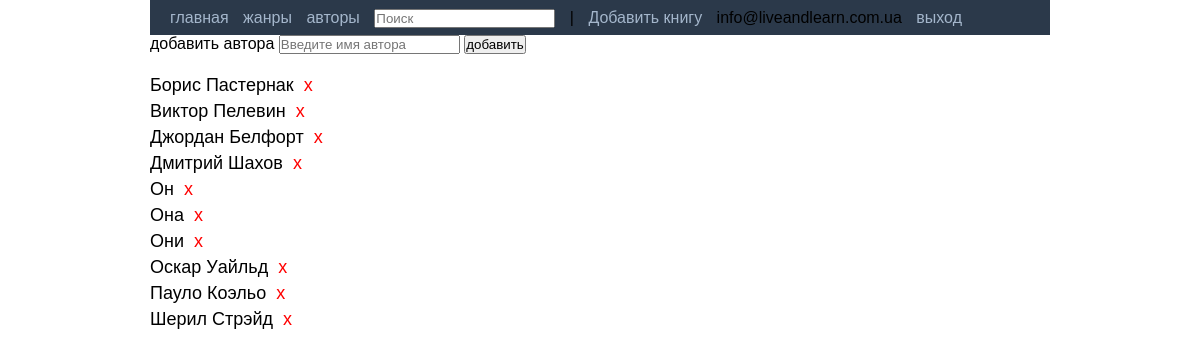
The app's page /admin/author.php with its own data.
### tables this page shows
CREATE TABLE IF NOT EXISTS `authors` (
  `author_id` int(5) unsigned NOT NULL AUTO_INCREMENT,
  `author_name` varchar(200) NOT NULL DEFAULT '',
  PRIMARY KEY (`author_id`),
  UNIQUE KEY `author_name` (`author_name`),
  UNIQUE KEY `author_name_2` (`author_name`),
  UNIQUE KEY `author_name_3` (`author_name`),
  UNIQUE KEY `author_name_4` (`author_name`)
);

### admin/author.php (the view, shortened to what this page needs)
<?
include __DIR__ . '/views/header.php';
include __DIR__ . '/views/add_author.php';
$id=dont_hack($_GET[id],int);
echo "<section class=\"authors\">";
if ( isset($_GET[id]) && !empty($_GET[id]) ) {
	$select_sql_1 = "SELECT * FROM authors WHERE author_id=$id";
	$result_1 = mysqli_query($db, $select_sql_1) or die(mysqli_error($db));
	$myrow_1 = mysqli_fetch_array($result_1, MYSQLI_ASSOC);
	echo "Вcе книги автора $myrow_1[author_name]:";
	$select_sql = "SELECT book FROM book_author WHERE author=$id";
	$result = mysqli_query($db, $select_sql) or die(mysqli_error($db));
	$how = mysqli_num_rows($result);
	if ($how == 0) {
		echo "<br> 0 результатов";
	}
	else{
		for ($i=0; $i < $how; $i++) {
			$myrow = mysqli_fetch_array($result, MYSQLI_ASSOC);
			$select_sql_2 = "SELECT * FROM books WHERE book_id=$myrow[book]";
			$result_2 = mysqli_query($db, $select_sql_2) or die(mysqli_error($db));
			$myrow_2 = mysqli_fetch_array($result_2, MYSQLI_ASSOC);
			echo "<h2><a href=\"/admin/book.php?id=$myrow_2[book_id]\">$myrow_2[book_title]</a></h2>";
		}
	}
}
else{
	$select_sql_100 = "SELECT author_id FROM authors";
	$result_100 = mysqli_query($db, $select_sql_100) or die(mysqli_error($db));
	$how_pages = mysqli_num_rows($result_100);
	if ( isset($_GET[page]) && !empty($_GET[page]) ) {
		$page = dont_hack($_GET[page],int);
		$offset = ($page - 1) * 12;
		$select_sql_1="SELECT * FROM authors LIMIT $offset, 12";
	}
	else{
		$select_sql_1 = "SELECT * FROM authors LIMIT 12";
	}
	$result_1 = mysqli_query($db, $select_sql_1) or die(mysqli_error($db));
	for ($i=0; $i < $how_pages-1; $i++) {
		$myrow_1 = mysqli_fetch_array($result_1, MYSQLI_ASSOC);
		if ( !empty($myrow_1[author_name]) ) {
			echo '<a href="/admin/author.php/?id=' . $myrow_1[author_id]
		. '">' . $myrow_1[author_name].'</a>';
		echo '<a title="удалить" style="color:red" class="del_a" href="/admin/inc/del_author.php/?id='. $myrow_1[author_id].'">х</a><br>';
		}else{echo "<br>";}
	}
}
echo "</section>";

### style.css (style rules this page uses)
* { padding: 0; margin: 0; font-family: arial,tahoma,verdana; }
html { //background-color: white; }
body { //background-color: grey; width: 900px; margin: 0 auto; }
section { float: left; }
section.genres a,section.authors a { text-decoration: none; font-size: 18px; line-height: 26px; color: black; }
.del_a { font-size: 10px; margin-left: 10px; color: grey; }

### records on screen
authors: author_name "Борис Пастернак"
authors: author_name "Виктор Пелевин"
authors: author_name "Джордан Белфорт"
authors: author_name "Дмитрий Шахов"
authors: author_name "Он"
authors: author_name "Она"
authors: author_name "Они"
authors: author_name "Оскар Уайльд"
authors: author_name "Пауло Коэльо"
authors: author_name "Шерил Стрэйд"

### other values on screen
$e_mail "info@liveandlearn.com.ua"
